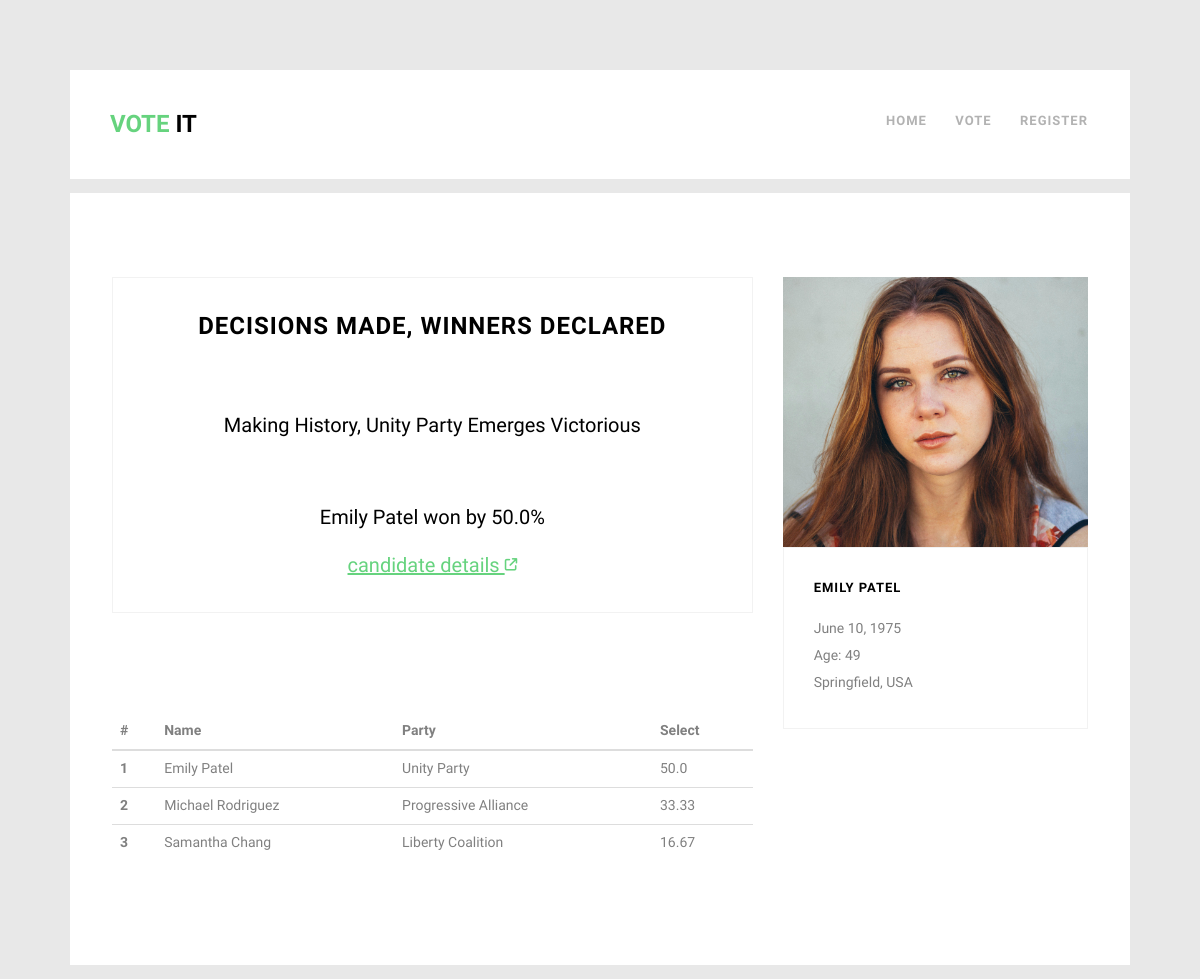
The app's page /results/ with its own data.
### main/models.py (models this page shows)
class Candidate(models.Model):
  name = models.CharField(max_length=100)
  dob = models.DateField()
  place = models.CharField(max_length=100)
  political_organization = models.TextField()
  degrees = models.TextField()
  previous_jobs = models.TextField()
  work_experience = models.TextField()
  achivements = models.TextField()
  vison = models.TextField()
  goals = models.TextField()
  description = models.TextField()
  picture = models.ImageField(upload_to ='uploads/profilePics', null=True, blank=True)
  votesCount = models.IntegerField(default=0, blank=True)
  def formatted_dob(self):
    return self.dob.strftime("%B %d, %Y")
  def calculate_age(self):
    today = date.today()
    age = today.year - self.dob.year - ((today.month, today.day) < (self.dob.month, self.dob.day))
    return age
  def __str__(self):
    return self.name

### main/views.py (the view)
# urls.py: path('results/', views.results, name='results'),
def results(request):
    candidates = Candidate.objects.all()
    total_votes = candidates.aggregate(Sum('votesCount'))['votesCount__sum'] or 1  # Avoid division by zero
    candidates_with_percentage = []
    for candidate in candidates:
        percentage = round((candidate.votesCount / total_votes) * 100, 2)
        candidates_with_percentage.append({
            'candidate': candidate,
            'percentage': percentage
        })
    candidates_with_percentage.sort(key=lambda x: x['percentage'], reverse=True)
    top_candidate = candidates_with_percentage[0] if candidates_with_percentage else None
    print(top_candidate)
    return render(request, 'results.html', {
        'active': 'results',
        'candidates': candidates_with_percentage,
        'topCandidate': top_candidate
    })

### templates/results.html (shortened to what this page needs)
{% extends 'base.html' %}
{% load static %}
{% block main %}
	<div class="container-wrap">
		<div id="fh5co-blog">
			<div class="row">
				<div class="col-md-8">
					<div class="fh5co-blog animate-box">
						<div class="blog-text fh5co-heading">
							<div class="text-center">
								<h2 style="font-size: 2.4rem;">Decisions Made, Winners Declared</h2>
								<h4 style="font-size: 2rem; margin-top: 7rem;">Making History, {{topCandidate.candidate.political_organization}} Emerges Victorious</h4>
								<h4 style="font-size: 2rem; margin-top: 7rem;">{{topCandidate.candidate.name | title}} won by {{topCandidate.percentage}}%</h4>
								<a id="results" href="{% url 'candidate' id=topCandidate.candidate.id %}" > candidate details <i class="fa-solid fa-arrow-up-right-from-square fa-2xs"></i></a>
							</div>
						</div>
					</div>
					<table class="table table-hover">
						<thead>
								<tr>
								<th scope="col">#</th>
								<th scope="col">Name</th>
								<th scope="col">Party</th>
								<th scope="col">Select</th>
								</tr>
						</thead>
						<tbody>
								{% for candidateInfo in candidates %}
										<tr>
												<th scope="row">{{forloop.counter}}</th>
												<td>{{candidateInfo.candidate.name | title}}</td>
												<td>{{candidateInfo.candidate.political_organization | title}}</td>
												<td>{{candidateInfo.percentage}}</td>
										</tr>
								{% endfor %}
						</tbody>
				</table>
				</div>
				<div class="col-md-4">
					<div class="fh5co-blog animate-box">
						<a href="#" class="blog-bg" style="background-image: url({{ topCandidate.candidate.picture.url }});"></a>
						<div class="blog-text">
							<h3><a href="#">{{topCandidate.candidate.name | title}}</a></h3>
							<p>{{topCandidate.candidate.formatted_dob | title}}</p>
							<p>Age: {{topCandidate.candidate.calculate_age}}</p>
							<p>{{topCandidate.candidate.place}}</p>
						</div>
					</div>
				</div>
			</div>
		</div>
	</div>
{% endblock main %}

### templates/base.html (shortened to what this page needs)
{% load static %}
<!DOCTYPE html>
<html>
  <head>
    <link rel="stylesheet" href="{% static 'css/animate.css' %}" />
    <link rel="stylesheet" href="{% static 'css/icomoon.css' %}" />
    <link rel="stylesheet" href="{% static 'css/bootstrap.css' %}" />
    <link rel="stylesheet" href="{% static 'css/magnific-popup.css' %}" />
    <link rel="stylesheet" href="{% static 'css/flexslider.css' %}" />
    <link rel="stylesheet" href="{% static 'css/style.css' %}" />
    <link rel="stylesheet" href="https://cdn.jsdelivr.net/npm/flatpickr/dist/flatpickr.min.css">
  </head>
  <body>
    <div id="page">
      <nav class="fh5co-nav" role="navigation">
        <div class="container-wrap">
          <div class="top-menu">
            <div class="row">
              <div class="col-xs-2">
                <div id="fh5co-logo">
                  <a href="{% url 'index' %}"
                    ><span style="color: #66d37e">Vote </span>It</a
                  >
                </div>
              </div>
              <div class="col-xs-10 text-right menu-1">
                <ul>
                  <li class="{% if active == 'index' %}active{% endif %}">
                    <a href="{% url 'index' %}">Home</a>
                  </li>
                  {% if not user.is_authenticated %}
                  <li class="{% if active == 'vote' %}active{% endif %}">
                    <a href="{% url 'vote' %}">Vote</a>
                  </li>
                  <li class="{% if active == 'register' %}active{% endif %}">
                    <a href="{% url 'register' %}">Register</a>
                  </li>
                  {% endif %}
                </ul>
              </div>
            </div>
          </div>
        </div>
      </nav>
      {% block main %} {% endblock main %}
    </div>
  </body>
</html>

### static/css/style.css (style rules this page uses)
body { font-family: "Oxygen", sans-serif; font-weight: 300; font-size: 14px; line-height: 1.7; color: gray; background: #e8e8e8; }
#page { position: relative; overflow-x: hidden; width: 100%; height: 100%; -webkit-transition: 0.5s; -o-transition: 0.5s; transition: 0.5s; }
a { color: #66D37E; -webkit-transition: 0.5s; -o-transition: 0.5s; transition: 0.5s; }
p { margin-bottom: 20px; }
h1, h2, h3, h4, h5, h6, figure { color: #000; font-family: "Source Sans Pro", sans-serif; font-weight: 400; margin: 0 0 20px 0; }
.container-wrap { max-width: 1060px; margin: 0 auto; margin-bottom: 1em; background: #fff; }
.fh5co-nav { margin: 5em 0 0 0; }
.fh5co-nav .top-menu { padding: 34px 30px; }
.fh5co-nav #fh5co-logo { font-size: 24px; margin: 0; padding: 0; text-transform: uppercase; font-weight: 600; font-family: "Source Sans Pro", sans-serif; }
.fh5co-nav #fh5co-logo a span { color: #66D37E; }
.fh5co-nav a { padding: 5px 10px; color: #000; }
.fh5co-nav ul { padding: 0; margin: 5px 0 0 0; }
.fh5co-nav ul li { font-family: "Source Sans Pro", sans-serif; padding: 0; margin: 0; list-style: none; display: inline; text-transform: uppercase; letter-spacing: 1px; font-weight: 600; }
.fh5co-nav ul li a { position: relative; font-size: 13px; padding: 30px 12px; color: rgba(0, 0, 0, 0.3); -webkit-transition: 0.5s; -o-transition: 0.5s; transition: 0.5s; }
.fh5co-nav ul li a:after { position: absolute; bottom: 25px; left: 0; right: 0; content: ''; width: 58%; height: 2px; background: #66D37E; margin: 0 auto; opacity: 0; -webkit-transition: -webkit-transform 0.3s, opacity 0.3s; transition: transform 0.3s, opacity 0.3s; -webkit-transform: translate3d(0, -10px, 0); transform: translate3d(0, -10px, 0); }
#fh5co-about, #fh5co-services, #fh5co-contact, #fh5co-work, #fh5co-blog, #fh5co-counter, #fh5co-footer { padding: 6em 3em; clear: both; }
.fh5co-blog { width: 100%; float: left; margin-bottom: 30px; }
.fh5co-blog .blog-bg { display: block; width: 100%; background-size: cover; background-position: center center; background-repeat: no-repeat; position: relative; height: 270px; }
.fh5co-blog .blog-text { position: relative; width: 100%; padding: 30px; float: left; border: 1px solid rgba(0, 0, 0, 0.05); -webkit-transition: 0.3s; -o-transition: 0.3s; transition: 0.3s; }
.fh5co-blog .blog-text h3 { font-size: 13px; margin-bottom: 20px; line-height: 1.5; font-weight: 700; letter-spacing: 1px; text-transform: uppercase; font-family: "Source Sans Pro", sans-serif; }
.fh5co-blog .blog-text h3 a { color: black; }
.fh5co-heading { margin-bottom: 5em; }
.fh5co-heading h2 { font-size: 13px; margin-bottom: 20px; line-height: 1.5; font-weight: 700; font-family: "Source Sans Pro", sans-serif; letter-spacing: 1px; text-transform: uppercase; color: #000; }
#fh5co-offcanvas a { color: rgba(255, 255, 255, 0.5); }
#fh5co-offcanvas ul { padding: 0; margin: 0; }
#fh5co-offcanvas ul li { padding: 0; margin: 0; list-style: none; }
.js .animate-box { opacity: 0; }

### templates/results.html (style rules this page uses)
p { margin-bottom: 3px; }
#results { text-decoration: underline; font-size: 2rem; }

### records on screen
Candidate: candidate.political_organization "Unity Party", candidate.name "Emily Patel", percentage "50.0", candidate.picture (picture), candidate.name "EMILY PATEL", candidate.formatted_dob "June 10, 1975", candidate.calculate_age "49", candidate.place "Springfield, USA"
Candidate: candidate.name "Michael Rodriguez", candidate.political_organization "Progressive Alliance", percentage "33.33"
Candidate: candidate.name "Samantha Chang", candidate.political_organization "Liberty Coalition", percentage "16.67"

### other values on screen
{{ topCandidate.percentage }} "50.0"
